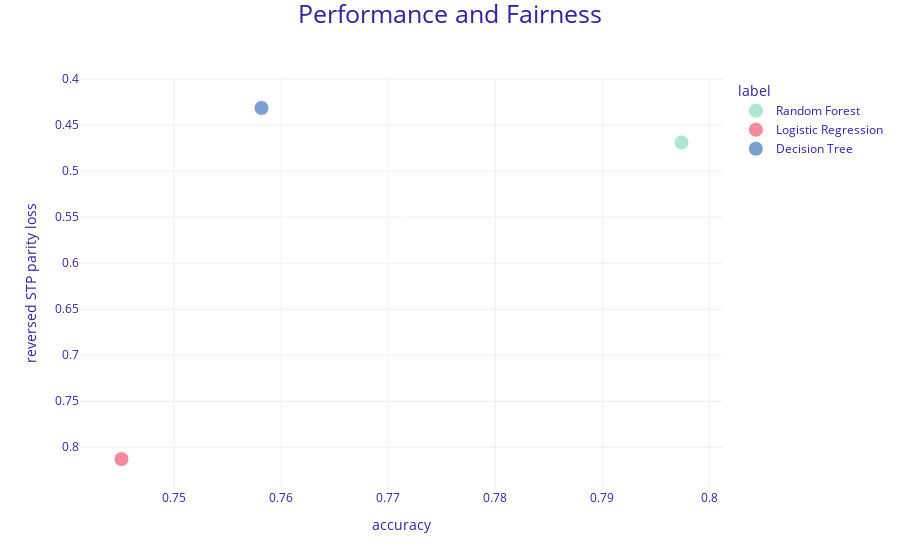

Write notebook code for a chart like this one.
### Markdown cell above
The following plot shows how performance (i.e. accuracy) and fairness (i.e. statistical parity) are related for the three models. The plot shows that the decision tree model is the fairest, followed by the random forest model and the logistic regression model. The decision tree model has the lowest accuracy, followed by the random forest model and the logistic regression model. This suggests that there is a trade-off between fairness and performance, and that the decision tree model is the fairest, but it's not the most accurate.

### Code cell
mf_forest.plot(objects=[mf_logreg, mf_tree],
             type="performance_and_fairness",
             fairness_metric="STP",
             performance_metric="accuracy")

### Figure 1 — Plotly figure (JSON) as saved in the notebook; plotly's stock layout.template omitted (floating-point values rounded to 4 significant figures)
{"data": [{"customdata": [["Random Forest"]], "hovertemplate": "<b>%{customdata[0]}</b><br><br>STP parity loss: %{y:.3f}<br>accuracy score: %{x:.3f}<br><extra></extra>", "legendgroup": "Random Forest", "marker": {"color": "#8bdcbe", "size": [15, 15, 15], "symbol": "circle"}, "mode": "markers", "name": "Random Forest", "orientation": "v", "showlegend": true, "type": "scatter", "x": [0.7974], "xaxis": "x", "y": [0.4689], "yaxis": "y"}, {"customdata": [["Logistic Regression"]], "hovertemplate": "<b>%{customdata[0]}</b><br><br>STP parity loss: %{y:.3f}<br>accuracy score: %{x:.3f}<br><extra></extra>", "legendgroup": "Logistic Regression", "marker": {"color": "#f05a71", "size": [15, 15, 15], "symbol": "circle"}, "mode": "markers", "name": "Logistic Regression", "orientation": "v", "showlegend": true, "type": "scatter", "x": [0.7451], "xaxis": "x", "y": [0.8129], "yaxis": "y"}, {"customdata": [["Decision Tree"]], "hovertemplate": "<b>%{customdata[0]}</b><br><br>STP parity loss: %{y:.3f}<br>accuracy score: %{x:.3f}<br><extra></extra>", "legendgroup": "Decision Tree", "marker": {"color": "#4378bf", "size": [15, 15, 15], "symbol": "circle"}, "mode": "markers", "name": "Decision Tree", "orientation": "v", "showlegend": true, "type": "scatter", "x": [0.7582], "xaxis": "x", "y": [0.4313], "yaxis": "y"}], "layout": {"font": {"color": "#371ea3"}, "legend": {"title": {"text": "label"}, "tracegroupgap": 0}, "margin": {"b": 71, "r": 30, "t": 78}, "title": {"font": {"size": 25}, "text": "Performance and Fairness", "x": 0.5, "y": 0.99}, "xaxis": {"anchor": "y", "domain": [0, 1], "title": {"text": "accuracy"}}, "yaxis": {"anchor": "x", "autorange": "reversed", "domain": [0, 1], "title": {"text": "reversed STP parity loss"}}}}
